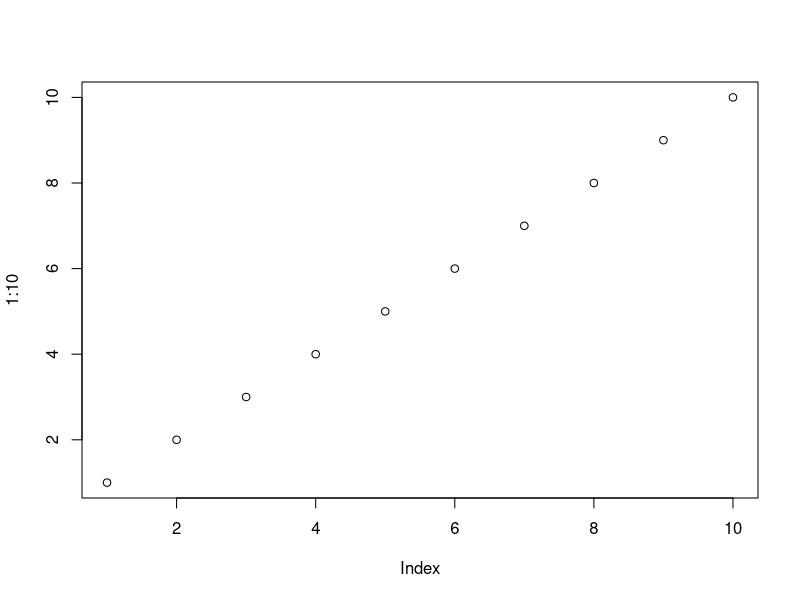
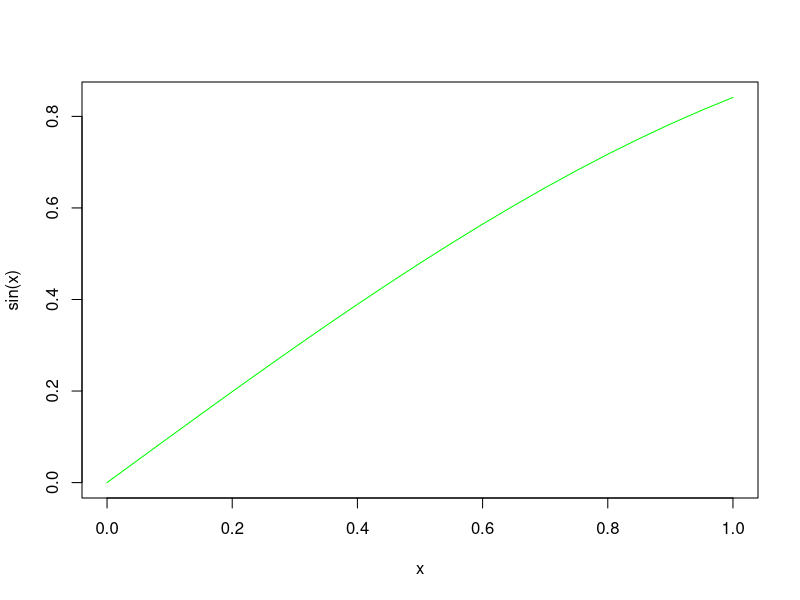

Recreate these plots in R, in order.
#assigning a variable
x=5
y=6
x+y

#assigning a vector
x = c(1, 2, 3)
y = c(4, 3, 6)
x+y

#plotting a graph
plot(1:10)
x = seq(0, 1, 0.05) #generagting sequence with step => like python range()
plot(x, sin(x), col = "green", type = "l")

#Tabular column
id = 1:5
marks = c(12, 35, 56, 75, 23)
sex = c(0, 0, 1, 0, 0)
data = data.frame(id, marks, sex)
data
data$sex #print sex alone

#replacing the contents of the column in a table
data$sex = factor(data$sex, labels = c("M", "F"))
data

#typecasting
class(marks)
y = as.integer(y)
y
class(y)

mean(marks) #find avg
summary(data) #find summary
table(data) #find frequency